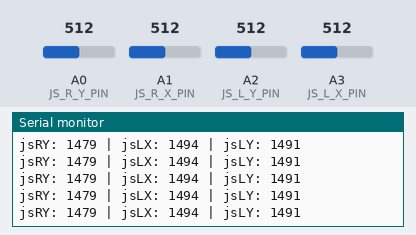
Simulated run of this sketch. Board: Arduino Uno, built with avr-gcc and run on an emulated ATmega328P. Parts: the last lines printed to the serial monitor. Inputs (shaded band) come from the test bench; at power-on: A0 (JS_R_Y_PIN) = 512, A2 (JS_L_Y_PIN) = 512, A3 (JS_L_X_PIN) = 512, A1 (JS_R_X_PIN) = 512.

Above: at 1.2 s.
1.3 s: A0 (JS_R_Y_PIN) set to 716
At 1.9 s:
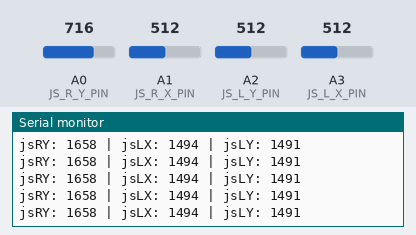
4.3 s: A2 (JS_L_Y_PIN) set to 716
At 4.9 s:
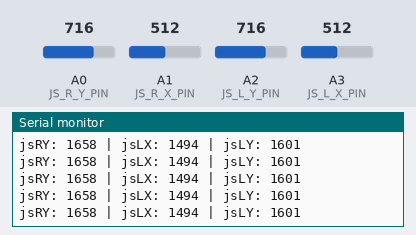
7.3 s: A3 (JS_L_X_PIN) set to 716
At 8.1 s:
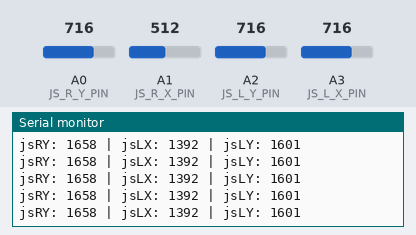
10.3 s: A0 (JS_R_Y_PIN) set to 992
At 10.8 s:
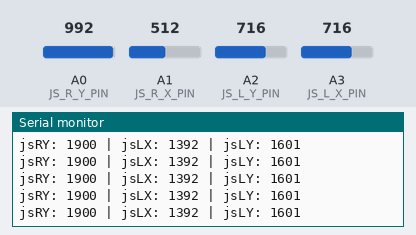
11.8 s: A2 (JS_L_Y_PIN) set to 992
At 12.7 s:
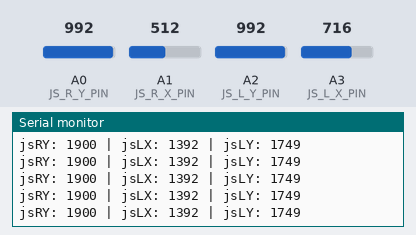
14.8 s: A3 (JS_L_X_PIN) set to 992
At 15.7 s:
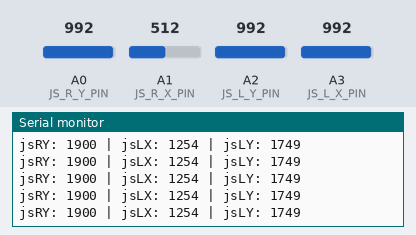
Timing chart, 0 to 17.8 s (numbered marks = the images above; inputs shaded):
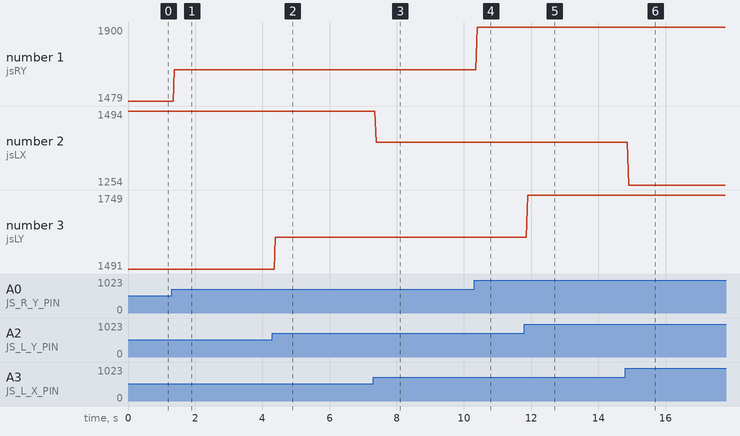

Measured:
- after the input at 1.3 s, the serial monitor: prints a new line after 0.08 s (image 1)
- after the input at 4.3 s, the serial monitor: prints a new line after 0.09 s (image 2)
- after the input at 7.3 s, the serial monitor: prints a new line after 0.09 s (image 3)
- after the input at 10.3 s, the serial monitor: prints a new line after 0.09 s (image 4)
- after the input at 11.8 s, the serial monitor: prints a new line after 0.10 s (image 5)
- after the input at 14.8 s, the serial monitor: prints a new line after 0.10 s (image 6)
- plotted number 1: 1479 → 1658 after the input at 1.3 s, 1658 → 1900 after the input at 10.3 s
- plotted number 2: 1494 → 1392 after the input at 7.3 s, 1392 → 1254 after the input at 14.8 s

The sketch:

joystick_testing.ino
```cpp
#define JS_R_X_PIN A1 //transform left right
#define JS_R_Y_PIN A0 //forward backward <-
#define JS_L_X_PIN A3 //rotate <-
#define JS_L_Y_PIN A2 //vertical up down <-

//joystick read values
int jsRX = 0; //transform left right
int jsRY = 0; //forward backward <-
int jsLX = 0; //rotate <-
int jsLY = 0; //vertical up down <-
void setup() {
  // put your setup code here, to run once:
  Serial.begin(9600);
}

void loop() {
  // put your main code here, to run repeatedly:
  jsRY = analogRead(JS_R_Y_PIN);
  jsLX = analogRead(JS_L_X_PIN);
  jsRX = analogRead(JS_R_X_PIN);
  jsLY = analogRead(JS_L_Y_PIN);
  int forward = map(jsRY, 250, 820, 1250 ,1750);
  // translate = map(jsRX, 240, 835, 1750 ,1250);
  int rotate = map(jsLX, 180, 820, 1660, 1340);
  int vertical = map(jsLY, 230, 825, 1340, 1660);
  Serial.print("jsRY: ");
  Serial.print(forward);
  // Serial.print(" | jsRX: ");
  // Serial.print(jsRX);
  Serial.print(" | jsLX: ");
  Serial.print(rotate);
  Serial.print(" | jsLY: ");
  Serial.println(vertical);
}
```
